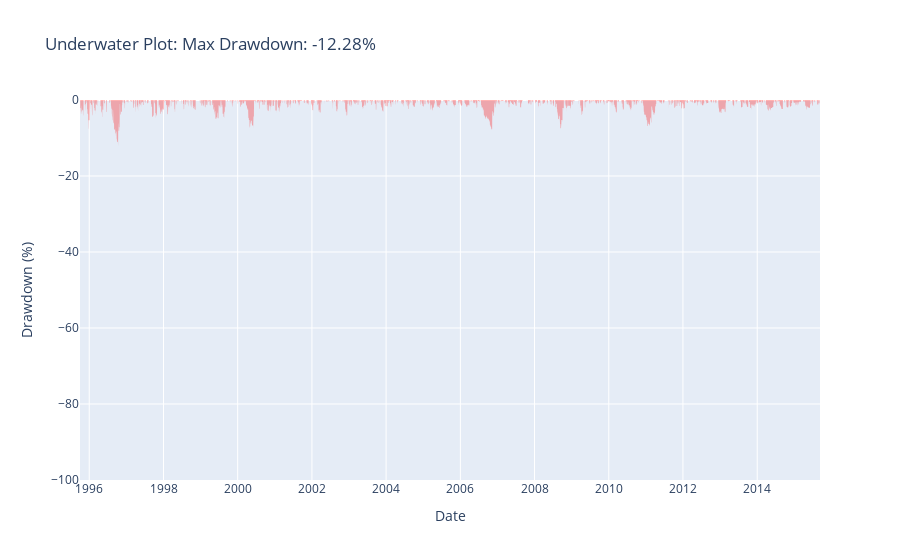

The notebook cell this image was saved under:
### Code cell
# Example usage

### Figure 1 — Plotly figure (JSON) as saved in the notebook; plotly's stock layout.template omitted (floating-point values rounded to 4 significant figures; data arrays with more than 128 entries replaced by an {"elided": "..."} marker saying what was removed)
{"data": [{"fill": "tozeroy", "fillcolor": "rgba(255, 0, 0, 0.3)", "mode": "none", "name": "Underwater", "type": "scatter", "x": {"elided": "7285 str values"}, "y": {"elided": "7285 float values"}}], "layout": {"legend": {"borderwidth": 1, "x": 0.01, "y": 0.99}, "title": {"text": "Underwater Plot: Max Drawdown: -12.28%"}, "xaxis": {"title": {"text": "Date"}}, "yaxis": {"range": [-100, 0], "title": {"text": "Drawdown (%)"}}}}
